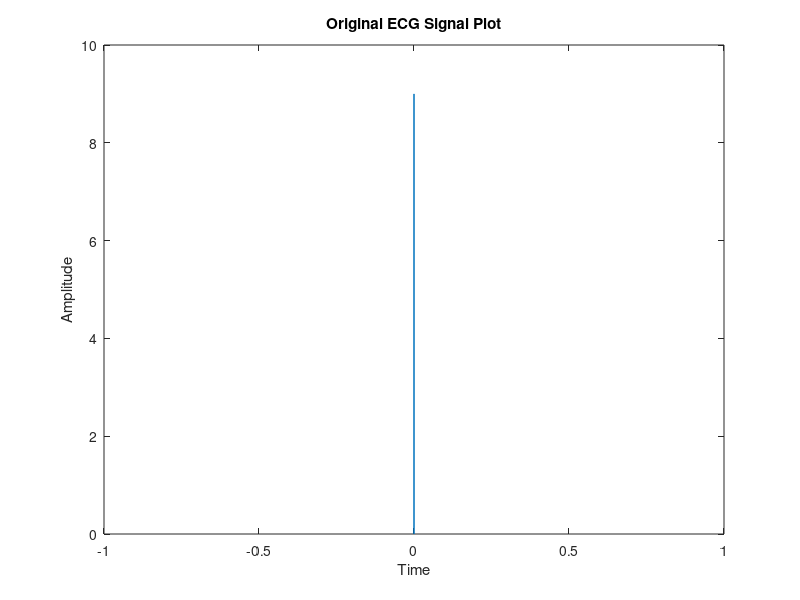

Source code (MATLAB): (Note: this script raises an error after producing the figure.)
clc;
clear all;
close all;
d = xlsread('a01_3.csv');
Rdata = d(:,2)
Tdata = d(:,1)
%% Original ECG Signal Plotting
figure(1);

plot(Tdata,Rdata);
title('Original ECG Signal Plot');
xlabel('Time');
ylabel('Amplitude');

%% Butterworth filtering of ECG Signal
fp= 500;
fs= 80;
n= 2;
[b,a]= butter(n,fs/fp);
filter_signal = filter(b,a,Rdata);
figure(2)

plot(Tdata(1:1000),filter_signal(1:1000))
title('Butterworth filtered ECG Signal')
xlabel('Time');
ylabel('Amplitude');

%% Detecting R-Peaks using Pan Tompkins algorithm and Segregation of signal
R_D = Rdata
y=length(R_D);
fs = 200;              
N = length (R_D);       
t = [0:N-1]/fs;        
R_D = R_D - mean (R_D );    
R_D = R_D/ max( abs(R_D )) ;
b=[1 0 0 0 0 0 -2 0 0 0 0 0 1];
a=[1 -2 1];
h=filter(b,a,[1 zeros(1,12)]); 
x1 = conv (R_D ,h);
x1 = x1/ max( abs(x1 )); 
b = [-1 0 0 0 0 0 0 0 0 0 0 0 0 0 0 0 32 -32 0 0 0 0 0 0 0 0 0 0 0 0 0 0 1];
a = [1 -1];
h1=filter(b,a,[1 zeros(1,32)]); 
x2 = conv (x1 ,h1);
x2 = x2/ max( abs(x2 ));
h = [-1 -2 0 2 1]/8;
x3 = conv (x2 ,h);
x3 = x3 (2+[1: N]);
x3 = x3/ max( abs(x3 ));
figure(3)
subplot(2,1,1);
plot([0:length(x3)-1]/fs,x3);
subplot(2,1,2);
plot(t(200:600),x3(200:600));
title('Segregated signal');
xlim([1 3])
x4 = x3 .^2;
x4 = x4/ max( abs(x4 ));
h = ones (1 ,31)/31;
Delay = 15; 
x5 = conv (x4 ,h);
x5 = x5 (15+[1: N]);
x5 = x5/ max( abs(x5 ));
maxr = max(x5);
thresh = mean (x5 );
k=thresh*maxr;
y =(x5>k)';
left = find(diff([0 y])==1);
right = find(diff([y 0])==-1);
left=left-20;
for i=1:length(left)
   [R2(i) Rl(i)] = max( R_D(left(i):right(i)) );
   Rl(i) = Rl(i)+left(i) ;
   for j=1:20
   x(j)=left(j);
  for l=1:20;
  k(l)=left(j)-left(j+1);
  y=-1*mean2(k(l));
  end
 end
end
figure(4)
plot (t,R_D/max(R_D) , t(Rl) ,R2 , 'r*');
title('Detection of R-Peaks in segrigated signal');
xlabel('Time');
ylabel('Amplitude');
xlim([1 3])

% Your code is detecting R peak for only set of peaks, infact it should detect for all the peaks.
% But any way code is fine, your have used filtered signal to detect the R peak.
